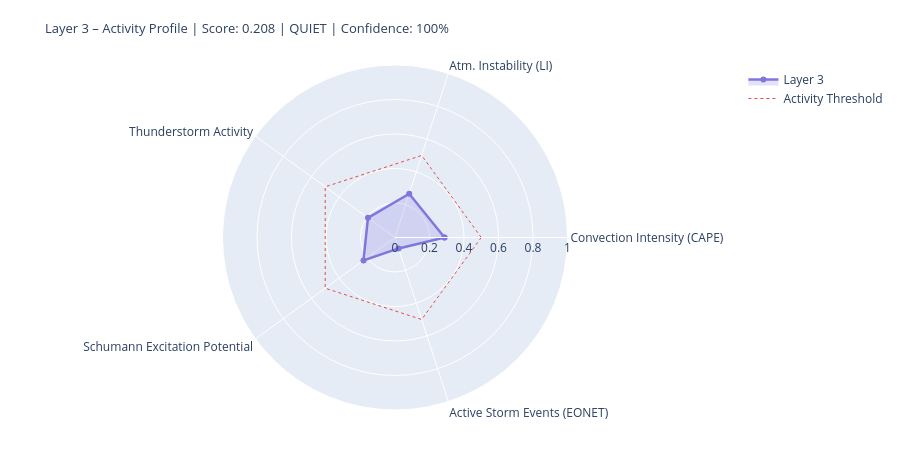

Notebook code for this chart:
### Markdown cell above
---
## 4. State Assessment & Handoff to Layer 4/5

### Code cell
# ============================================================
# LAYER-3-SCORE
# Five dynamic components
# ============================================================

def norm(v, lo, hi):
    if v is None or (isinstance(v, float) and math.isnan(v)): return None
    return round(max(0.0, min(1.0, (v - lo) / (hi - lo))), 4)

# --- 1) Convection intensity (global CAPE mean) ---
cape_mean = df_atm['cape'].dropna().mean() if not df_atm.empty else None
conv_score = norm(cape_mean, 0, 3000)
conv_src   = 'primary' if cape_mean is not None else 'missing'

# --- 2) Atmospheric instability (LI mean) ---
li_mean   = df_atm['li'].dropna().mean() if not df_atm.empty else None
# Negative LI = unstable → higher score
instab_score = norm(-li_mean if li_mean is not None else None, -6, 6)
instab_src   = 'primary' if li_mean is not None else 'missing'

# --- 3) Thunderstorm activity (mean thunder score + WMO count) ---
thunder_mean = df_atm['thunder_score'].mean() if not df_atm.empty else None
n_thunder    = int(df_atm['thunderstorm'].sum()) if not df_atm.empty else 0
thunder_score_val = norm(
    (thunder_mean or 0) * 0.7 + n_thunder * 0.1, 0, 1.0
) if thunder_mean is not None else None
thunder_src = 'primary'

# --- 4) Schumann excitation potential (weighted Schumann contribution) ---
schumann_pot = df_atm['schumann_contribution'].mean() if not df_atm.empty else None
# Boosted by Layer-2 thunderstorm trigger
if schumann_pot is not None and l2_thunder:
    schumann_pot = min(1.0, schumann_pot * 1.2)
schumann_score = norm(schumann_pot, 0, 1.0) if schumann_pot is not None else None
schumann_src   = 'derived'

# --- 5) Storm activity (NASA EONET) ---
# Distinction: None = data not loaded, 0.0 = loaded but no events
storm_score = None
storm_src   = 'missing'
if raw.get('storms') is not None:          # API reached successfully
    storm_score = norm(len(storm_events), 0, 30) if storm_events else 0.0
    storm_src   = 'primary'

# X-Ray and Kp: context only, not in dynamic score
# (X-Ray = Layer-0/4 driver; Kp = geomagnetic index, not a lightning proxy)
xray_context = None
if raw.get('xray'):
    df_xc = pd.DataFrame(raw['xray'])
    fc = next((c for c in df_xc.columns
               if any(k in c.lower() for k in ['flux','long']) and 'time' not in c.lower()),
              df_xc.columns[1])
    df_xc[fc] = pd.to_numeric(df_xc[fc], errors='coerce')
    xray_last = df_xc[fc].dropna().iloc[-1] if not df_xc[fc].dropna().empty else None
    if xray_last:
        xray_class = ('X' if xray_last>=1e-4 else 'M' if xray_last>=1e-5
                      else 'C' if xray_last>=1e-6 else 'B')
        xray_context = {'flux': float(xray_last), 'class': xray_class}
        print(f'X-Ray context: {xray_class}-class ({xray_last:.2e} W/m²)')

# --- Aggregate ---
COMPONENTS = {
    'Convection Intensity (CAPE)':  {'score': conv_score,       'source': conv_src,    'dynamic': True},
    'Atm. Instability (LI)':         {'score': instab_score,     'source': instab_src,  'dynamic': True},
    'Thunderstorm Activity':              {'score': thunder_score_val, 'source': thunder_src, 'dynamic': True},
    'Schumann Excitation Potential':   {'score': schumann_score,   'source': schumann_src,'dynamic': True},
    'Active Storm Events (EONET)': {'score': storm_score,      'source': storm_src,   'dynamic': True},
}

available   = {k: v['score'] for k, v in COMPONENTS.items() if v['score'] is not None}
unavailable = [k for k, v in COMPONENTS.items() if v['score'] is None]
layer3_score = round(sum(available.values()) / len(available), 4) if available else None
confidence   = round(len(available) / len(COMPONENTS), 2)
level = ('unknown' if layer3_score is None
         else 'quiet'   if layer3_score < 0.3
         else 'moderate' if layer3_score < 0.6
         else 'active')
dominant_l3 = max(available, key=available.get) if available else 'none'

# --- Ausgabe ---
W = 68
print('=' * W)
print('LAYER 3 – ATMOSPHERE / WEATHER / THUNDERSTORMS – STATE ASSESSMENT')
print('=' * W)
for name, comp in COMPONENTS.items():
    s = comp['score']
    if s is not None:
        bar = '█' * int(s * 20) + '░' * (20 - int(s * 20))
        print(f'  {name:<36} {bar}  {s:.3f}  [{comp["source"]}]')
    else:
        print(f'  {name:<36} {"─" * 20}  n/a   [missing]')
print('-' * W)
print(f'  Score:        {layer3_score:.3f}  ({len(available)}/{len(COMPONENTS)} components)')
print(f'  Confidence:   {confidence:.0%}')
print(f'  Level:        {level.upper()}')
print(f'  Dominant:     {dominant_l3}')
print(f'  CAPE mean:    {cape_mean:.0f} J/kg' if cape_mean else '  CAPE mean:    n/a')
print(f'  LI mean:      {li_mean:.1f} K' if li_mean is not None else '  LI mean:      n/a')
print(f'  Thunderstorms:{n_thunder} points (WMO)  +  {len(storm_events)} NASA EONET')
print('=' * W)

# Radar
cats   = list(available.keys())
vals_r = list(available.values())
if len(cats) >= 3:
    fig = go.Figure()
    fig.add_trace(go.Scatterpolar(
        r=vals_r + [vals_r[0]], theta=cats + [cats[0]],
        fill='toself', fillcolor='rgba(127,119,221,0.22)',
        line=dict(color='#7F77DD', width=2.5), name='Layer 3'
    ))
    fig.add_trace(go.Scatterpolar(
        r=[0.5] * (len(cats)+1), theta=cats + [cats[0]],
        line=dict(color='#E24B4A', dash='dot', width=1),
        mode='lines', name='Activity Threshold'
    ))
    fig.update_layout(
        title=dict(
            text=f'Layer 3 – Activity Profile | Score: {layer3_score:.3f} | {level.upper()} | Confidence: {confidence:.0%}',
            font=dict(size=13)
        ),
        polar=dict(radialaxis=dict(visible=True, range=[0, 1])),
        height=450, showlegend=True,
        margin=dict(l=60, r=60, t=65, b=40)
    )
    fig.show()

### Figure 1 — Plotly figure (JSON) as saved in the notebook; plotly's stock layout.template omitted (floating-point values rounded to 4 significant figures)
{"data": [{"fill": "toself", "fillcolor": "rgba(127,119,221,0.22)", "line": {"color": "#7F77DD", "width": 2.5}, "name": "Layer 3", "r": [0.2873, 0.2667, 0.1936, 0.2258, 0.0667, 0.2873], "theta": ["Convection Intensity (CAPE)", "Atm. Instability (LI)", "Thunderstorm Activity", "Schumann Excitation Potential", "Active Storm Events (EONET)", "Convection Intensity (CAPE)"], "type": "scatterpolar"}, {"line": {"color": "#E24B4A", "dash": "dot", "width": 1}, "mode": "lines", "name": "Activity Threshold", "r": [0.5, 0.5, 0.5, 0.5, 0.5, 0.5], "theta": ["Convection Intensity (CAPE)", "Atm. Instability (LI)", "Thunderstorm Activity", "Schumann Excitation Potential", "Active Storm Events (EONET)", "Convection Intensity (CAPE)"], "type": "scatterpolar"}], "layout": {"height": 450, "margin": {"b": 40, "l": 60, "r": 60, "t": 65}, "polar": {"radialaxis": {"range": [0, 1], "visible": true}}, "showlegend": true, "title": {"font": {"size": 13}, "text": "Layer 3 – Activity Profile | Score: 0.208 | QUIET | Confidence: 100%"}}}
